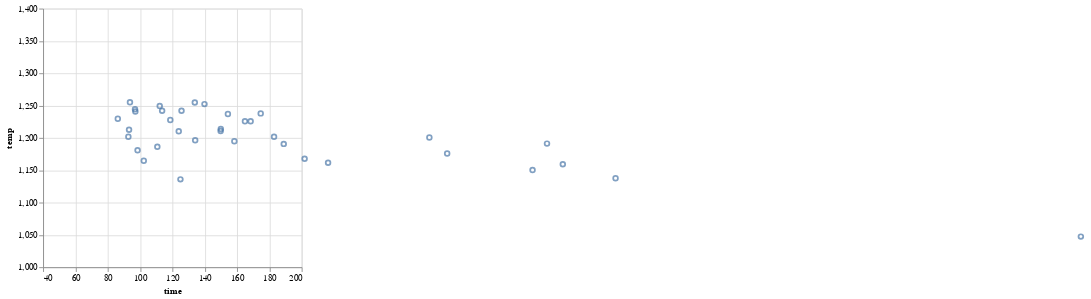

Here is the notebook cell this chart was saved with:
### Code cell
chart2 = alt.Chart(predict_df_sorted).mark_point().encode(
    x = 'time',
    y = 'temp')

chart2.encoding.x.scale = alt.Scale(domain=[40, 200])
chart2.encoding.y.scale = alt.Scale(domain=[1000, 1400])
chart2

### Figure 1 — Vega-Lite specification as saved in the notebook (floating-point values rounded to 4 significant figures)
{"config": {"view": {"continuousWidth": 300, "continuousHeight": 300}}, "data": {"name": "data-4cb0874065ab8493e265638c3f4febe6"}, "mark": {"type": "point"}, "encoding": {"x": {"field": "time", "scale": {"domain": [40, 200]}, "type": "quantitative"}, "y": {"field": "temp", "scale": {"domain": [1000, 1400]}, "type": "quantitative"}}, "$schema": "https://vega.github.io/schema/vega-lite/v5.15.1.json", "datasets": {"data-4cb0874065ab8493e265638c3f4febe6": [{"scaled_temperature": 0.0007968, "log_time": 4.541, "time": 93.74, "temp": 1255.0, "true temp": 1243.0, "true time": 90.0, "image": "micrograph625.tif", "score": 12.52}, {"scaled_temperature": 0.0008003, "log_time": 4.72, "time": 112.2, "temp": 1250.0, "true temp": 1243.0, "true time": 90.0, "image": "micrograph411.tif", "score": 23.06}, {"scaled_temperature": 0.0008051, "log_time": 4.833, "time": 125.6, "temp": 1242.0, "true temp": 1243.0, "true time": 90.0, "image": "micrograph779.tif", "score": 35.66}, {"scaled_temperature": 0.0008263, "log_time": 4.82, "time": 123.9, "temp": 1210.0, "true temp": 1173.0, "true time": 90.0, "image": "micrograph1611.tif", "score": 50.22}, {"scaled_temperature": 0.0007985, "log_time": 4.941, "time": 139.9, "temp": 1252.0, "true temp": 1243.0, "true time": 90.0, "image": "micrograph609.tif", "score": 50.69}, {"scaled_temperature": 0.0008803, "log_time": 4.828, "time": 125.0, "temp": 1136.0, "true temp": 1173.0, "true time": 90.0, "image": "micrograph10.png", "score": 51.09}, {"scaled_temperature": 0.0008398, "log_time": 5.241, "time": 188.9, "temp": 1191.0, "true temp": 1243.0, "true time": 180.0, "image": "micrograph907.tif", "score": 53.15}, {"scaled_temperature": 0.0008469, "log_time": 4.59, "time": 98.45, "temp": 1181.0, "true temp": 1243.0, "true time": 90.0, "image": "micrograph1682.tif", "score": 62.93}, {"scaled_temperature": 0.0008145, "log_time": 4.777, "time": 118.7, "temp": 1228.0, "true temp": 1243.0, "true time": 180.0, "image": "micrograph584.tif", "score": 63.22}, {"scaled_temperature": 0.0008358, "log_time": 4.899, "time": 134.1, "temp": 1196.0, "true temp": 1243.0, "true time": 90.0, "image": "micrograph209.tif", "score": 64.27}, {"scaled_temperature": 0.0008085, "log_time": 5.039, "time": 154.3, "temp": 1237.0, "true temp": 1243.0, "true time": 90.0, "image": "micrograph369.tif", "score": 64.64}, {"scaled_temperature": 0.0008052, "log_time": 4.733, "time": 113.6, "temp": 1242.0, "true temp": 1243.0, "true time": 180.0, "image": "micrograph388.png", "score": 66.37}, {"scaled_temperature": 0.0008259, "log_time": 5.01, "time": 149.8, "temp": 1211.0, "true temp": 1243.0, "true time": 90.0, "image": "micrograph1280.tif", "score": 68.02}, {"scaled_temperature": 0.0008036, "log_time": 4.573, "time": 96.87, "temp": 1244.0, "true temp": 1173.0, "true time": 90.0, "image": "micrograph1422.tif", "score": 71.64}, {"scaled_temperature": 0.0008586, "log_time": 4.628, "time": 102.3, "temp": 1165.0, "true temp": 1243.0, "true time": 90.0, "image": "micrograph1032.png", "score": 79.39}, {"scaled_temperature": 0.0008159, "log_time": 5.126, "time": 168.4, "temp": 1226.0, "true temp": 1243.0, "true time": 90.0, "image": "micrograph1273.tif", "score": 80.33}, {"scaled_temperature": 0.0008078, "log_time": 5.163, "time": 174.6, "temp": 1238.0, "true temp": 1243.0, "true time": 90.0, "image": "micrograph1482.tif", "score": 84.79}, {"scaled_temperature": 0.0008247, "log_time": 4.534, "time": 93.18, "temp": 1213.0, "true temp": 1243.0, "true time": 180.0, "image": "micrograph597.tif", "score": 92.07}, {"scaled_temperature": 0.000797, "log_time": 4.897, "time": 133.9, "temp": 1255.0, "true temp": 1173.0, "true time": 180.0, "image": "micrograph4.tif", "score": 93.65}, {"scaled_temperature": 0.0008132, "log_time": 4.457, "time": 86.22, "temp": 1230.0, "true temp": 1243.0, "true time": 180.0, "image": "micrograph1217.png", "score": 94.73}, {"scaled_temperature": 0.0008562, "log_time": 5.307, "time": 201.8, "temp": 1168.0, "true temp": 1073.0, "true time": 180.0, "image": "micrograph1672.tif", "score": 97.24}, {"scaled_temperature": 0.000879, "log_time": 5.977, "time": 394.2, "temp": 1138.0, "true temp": 1243.0, "true time": 480.0, "image": "micrograph1028.tif", "score": 136.0}, {"scaled_temperature": 0.0008505, "log_time": 5.67, "time": 290.0, "temp": 1176.0, "true temp": 1073.0, "true time": 180.0, "image": "micrograph894.tif", "score": 150.4}, {"scaled_temperature": 0.0008328, "log_time": 5.631, "time": 279.0, "temp": 1201.0, "true temp": 1073.0, "true time": 180.0, "image": "micrograph70.tif", "score": 161.5}, {"scaled_temperature": 0.0008058, "log_time": 4.576, "time": 97.09, "temp": 1241.0, "true temp": 1073.0, "true time": 90.0, "image": "micrograph443.tif", "score": 168.0}, {"scaled_temperature": 0.0008159, "log_time": 5.105, "time": 164.9, "temp": 1226.0, "true temp": 1073.0, "true time": 90.0, "image": "micrograph1662.tif", "score": 169.9}, {"scaled_temperature": 0.0008395, "log_time": 5.863, "time": 351.8, "temp": 1191.0, "true temp": 1073.0, "true time": 480.0, "image": "micrograph1031.tif", "score": 174.3}, {"scaled_temperature": 0.0008321, "log_time": 5.209, "time": 182.9, "temp": 1202.0, "true temp": 1373.0, "true time": 60.0, "image": "micrograph231.tif", "score": 210.9}, {"scaled_temperature": 0.0008609, "log_time": 5.377, "time": 216.3, "temp": 1162.0, "true temp": 1073.0, "true time": 480.0, "image": "micrograph1349.tif", "score": 278.1}, {"scaled_temperature": 0.0008626, "log_time": 5.89, "time": 361.6, "temp": 1159.0, "true temp": 1243.0, "true time": 90.0, "image": "micrograph699.tif", "score": 284.2}, {"scaled_temperature": 0.0008369, "log_time": 5.065, "time": 158.3, "temp": 1195.0, "true temp": 1243.0, "true time": 480.0, "image": "micrograph873.tif", "score": 325.3}, {"scaled_temperature": 0.0008238, "log_time": 5.01, "time": 149.9, "temp": 1214.0, "true temp": 1073.0, "true time": 480.0, "image": "micrograph380.tif", "score": 358.8}, {"scaled_temperature": 0.0008693, "log_time": 5.837, "time": 342.8, "temp": 1150.0, "true temp": 1373.0, "true time": 60.0, "image": "micrograph670.tif", "score": 360.1}, {"scaled_temperature": 0.0008429, "log_time": 4.707, "time": 110.7, "temp": 1186.0, "true temp": 1073.0, "true time": 480.0, "image": "micrograph1058.tif", "score": 386.3}, {"scaled_temperature": 0.000832, "log_time": 4.53, "time": 92.76, "temp": 1202.0, "true temp": 1243.0, "true time": 480.0, "image": "micrograph721.tif", "score": 389.4}, {"scaled_temperature": 0.0009548, "log_time": 6.525, "time": 682.1, "temp": 1047.0, "true temp": 1243.0, "true time": 90.0, "image": "micrograph184.tif", "score": 623.6}]}}
